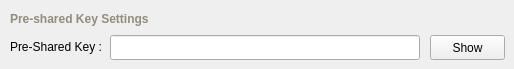
            <widget class="QWidget" name="pskSettings" >
             <widget class="QLabel" name="WirelessNetworkLabel_4" >
              <property name="geometry" >
               <rect>
                <x>10</x>
                <y>10</y>
                <width>460</width>
                <height>18</height>
               </rect>
              </property>
              <property name="minimumSize" >
               <size>
                <width>460</width>
                <height>18</height>
               </size>
              </property>
              <property name="maximumSize" >
               <size>
                <width>460</width>
                <height>18</height>
               </size>
              </property>
              <property name="palette" >
               <palette>
                <active>
                 <colorrole role="WindowText" >
                  <brush brushstyle="SolidPattern" >
                   <color alpha="255" >
                    <red>144</red>
                    <green>141</green>
                    <blue>124</blue>
                   </color>
                  </brush>
                 </colorrole>
                </active>
                <inactive>
                 <colorrole role="WindowText" >
                  <brush brushstyle="SolidPattern" >
                   <color alpha="255" >
                    <red>144</red>
                    <green>141</green>
                    <blue>124</blue>
                   </color>
                  </brush>
                 </colorrole>
                </inactive>
                <disabled>
                 <colorrole role="WindowText" >
                  <brush brushstyle="SolidPattern" >
                   <color alpha="255" >
                    <red>119</red>
                    <green>119</green>
                    <blue>119</blue>
                   </color>
                  </brush>
                 </colorrole>
                </disabled>
               </palette>
              </property>
              <property name="font" >
               <font>
                <pointsize>9</pointsize>
                <weight>75</weight>
                <bold>true</bold>
               </font>
              </property>
              <property name="lineWidth" >
               <number>0</number>
              </property>
              <property name="text" >
               <string>Pre-shared Key Settings</string>
              </property>
              <property name="alignment" >
               <set>Qt::AlignLeading|Qt::AlignLeft|Qt::AlignVCenter</set>
              </property>
              <property name="margin" >
               <number>0</number>
              </property>
              <property name="indent" >
               <number>0</number>
              </property>
             </widget>
             <widget class="QLabel" name="label_8" >
              <property name="geometry" >
               <rect>
                <x>10</x>
                <y>38</y>
                <width>100</width>
                <height>18</height>
               </rect>
              </property>
              <property name="minimumSize" >
               <size>
                <width>100</width>
                <height>18</height>
               </size>
              </property>
              <property name="maximumSize" >
               <size>
                <width>100</width>
                <height>18</height>
               </size>
              </property>
              <property name="palette" >
               <palette>
                <active>
                 <colorrole role="WindowText" >
                  <brush brushstyle="SolidPattern" >
                   <color alpha="255" >
                    <red>0</red>
                    <green>0</green>
                    <blue>0</blue>
                   </color>
                  </brush>
                 </colorrole>
                </active>
                <inactive>
                 <colorrole role="WindowText" >
                  <brush brushstyle="SolidPattern" >
                   <color alpha="255" >
                    <red>0</red>
                    <green>0</green>
                    <blue>0</blue>
                   </color>
                  </brush>
                 </colorrole>
                </inactive>
                <disabled>
                 <colorrole role="WindowText" >
                  <brush brushstyle="SolidPattern" >
                   <color alpha="255" >
                    <red>119</red>
                    <green>119</green>
                    <blue>119</blue>
                   </color>
                  </brush>
                 </colorrole>
                </disabled>
               </palette>
              </property>
              <property name="lineWidth" >
               <number>0</number>
              </property>
              <property name="text" >
               <string>Pre-Shared Key :</string>
              </property>
              <property name="indent" >
               <number>0</number>
              </property>
             </widget>
             <widget class="QPushButton" name="pskShowButton" >
              <property name="geometry" >
               <rect>
                <x>430</x>
                <y>35</y>
                <width>75</width>
                <height>25</height>
               </rect>
              </property>
              <property name="minimumSize" >
               <size>
                <width>75</width>
                <height>25</height>
               </size>
              </property>
              <property name="maximumSize" >
               <size>
                <width>75</width>
                <height>25</height>
               </size>
              </property>
              <property name="text" >
               <string>Show</string>
              </property>
             </widget>
             <widget class="QLineEdit" name="pskEdit" >
              <property name="geometry" >
               <rect>
                <x>110</x>
                <y>35</y>
                <width>310</width>
                <height>25</height>
               </rect>
              </property>
              <property name="minimumSize" >
               <size>
                <width>310</width>
                <height>25</height>
               </size>
              </property>
              <property name="maximumSize" >
               <size>
                <width>310</width>
                <height>25</height>
               </size>
              </property>
              <property name="palette" >
               <palette>
                <active>
                 <colorrole role="WindowText" >
                  <brush brushstyle="SolidPattern" >
                   <color alpha="255" >
                    <red>0</red>
                    <green>0</green>
                    <blue>0</blue>
                   </color>
                  </brush>
                 </colorrole>
                </active>
                <inactive>
                 <colorrole role="WindowText" >
                  <brush brushstyle="SolidPattern" >
                   <color alpha="255" >
                    <red>0</red>
                    <green>0</green>
                    <blue>0</blue>
                   </color>
                  </brush>
                 </colorrole>
                </inactive>
                <disabled>
                 <colorrole role="WindowText" >
                  <brush brushstyle="SolidPattern" >
                   <color alpha="255" >
                    <red>119</red>
                    <green>119</green>
                    <blue>119</blue>
                   </color>
                  </brush>
                 </colorrole>
                </disabled>
               </palette>
              </property>
              <property name="maxLength" >
               <number>64</number>
              </property>
             </widget>
            </widget>
